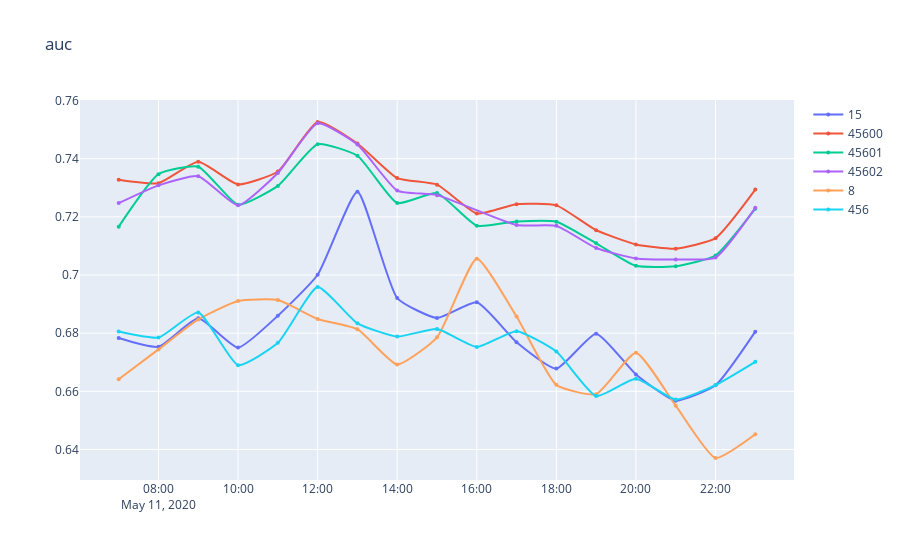
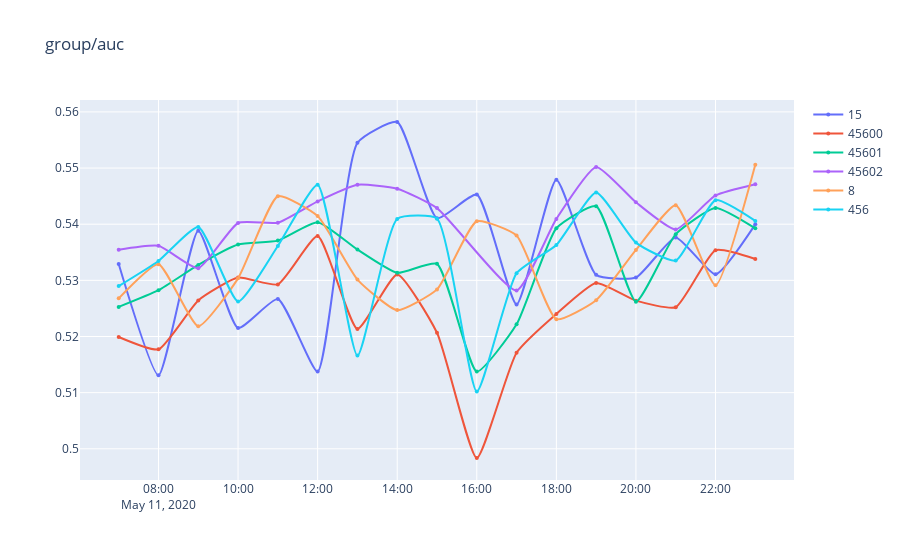
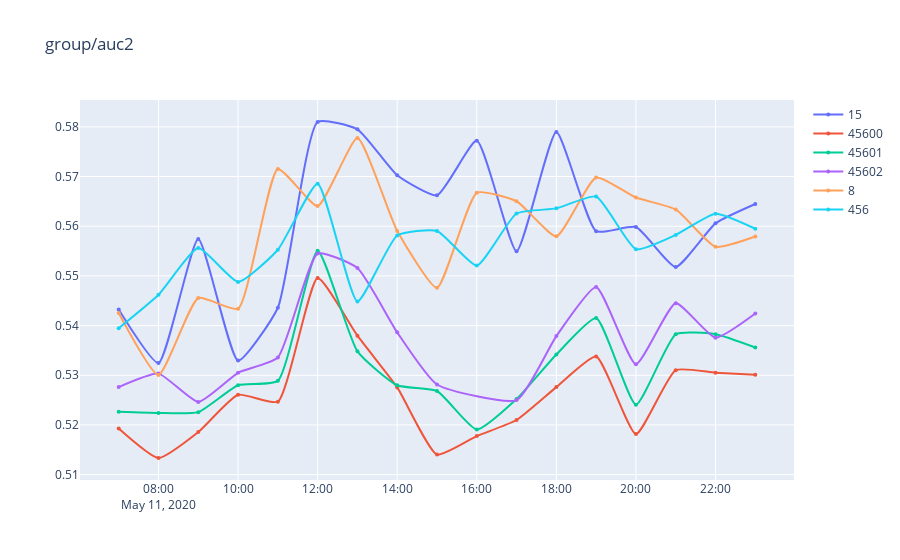
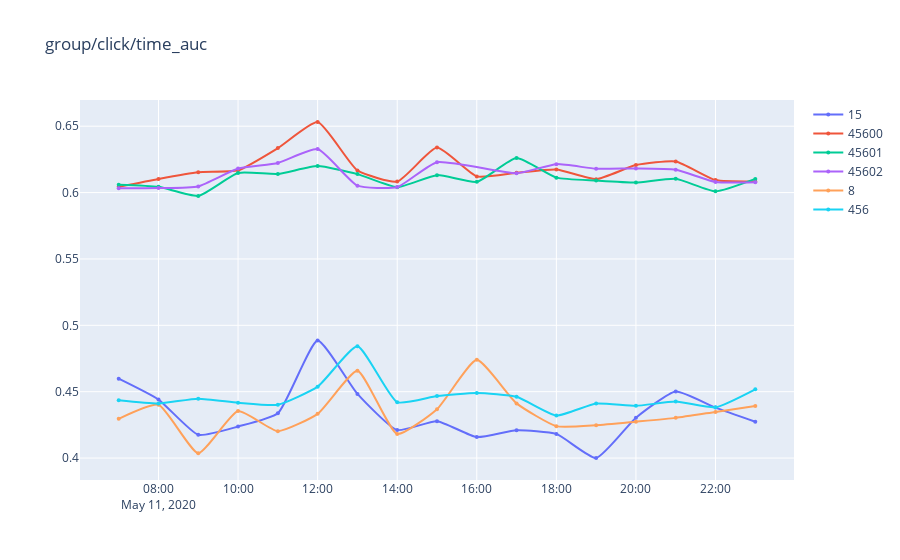

The cell these charts' notebook holds for them, in order:
### Code cell
gezi.line(df[df.abtest.isin(['45601', '45600', '45602', '8', '15', '456'])], x='hour', y=['auc', 'group/auc', 'group/auc2', 'group/click/time_auc', 'group/ndcg3_click', 'group/top1_click', 'stats/click_ratio', 'cold/group/auc'], color='abtest')
